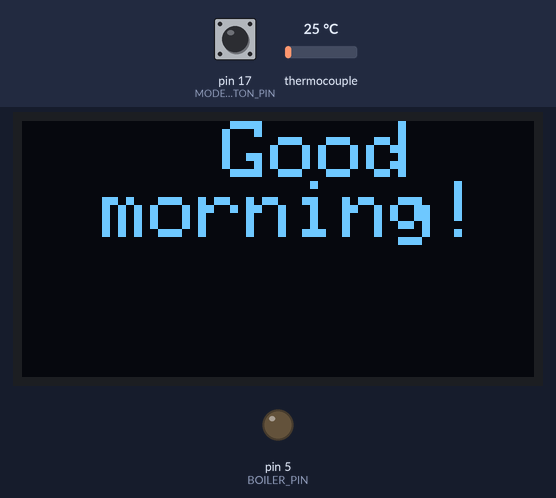
Bench run of a sketch on a simulated Arduino Uno, built with avr-gcc and run on an emulated ATmega328P. On the bench: 128×64 one-colour display, output pins drawn as LEDs (lit = HIGH). The test bench sets the inputs (shaded band); at power-on: thermocouple 25 °C, pin 17 (MODE_BUTTON_PIN) HIGH. Pins used as bus, display or sensor lines are not drawn.

Above: at 0.6 s.
At 2.7 s:
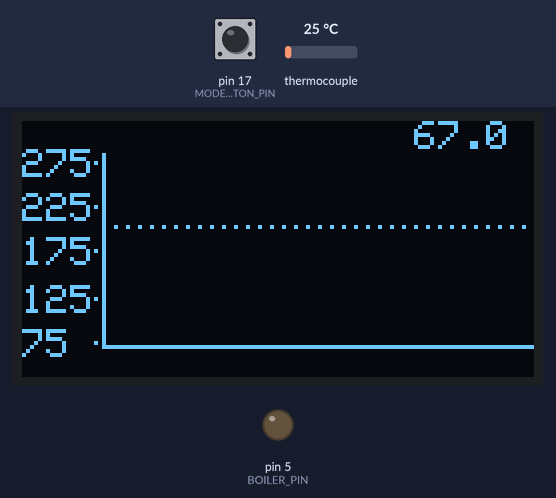
2.8 s: thermocouple set to 75 °C
At 5.71 s:
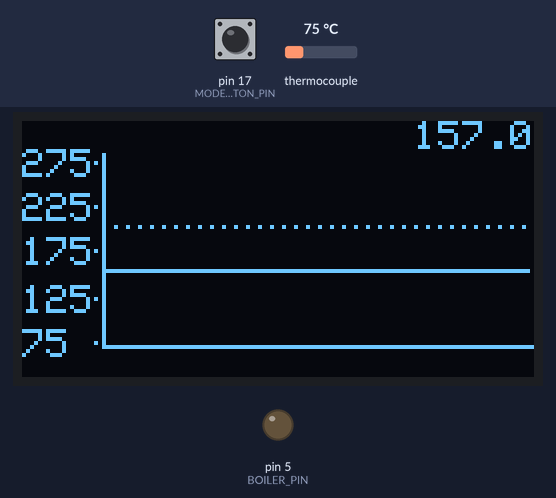
5.8 s: thermocouple set to 6 °C
At 6.08 s:
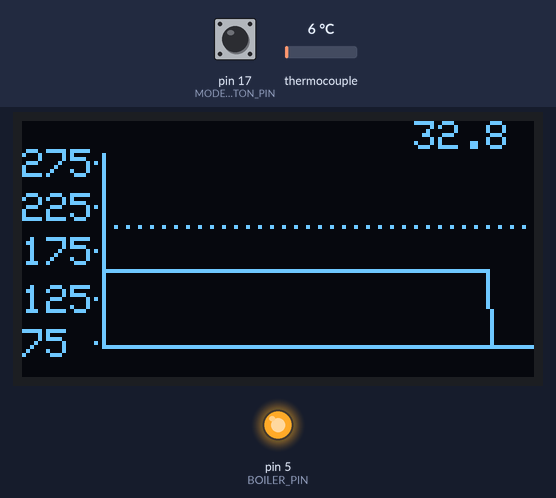
7.7 s: thermocouple set to 150 °C
At 11.2 s:
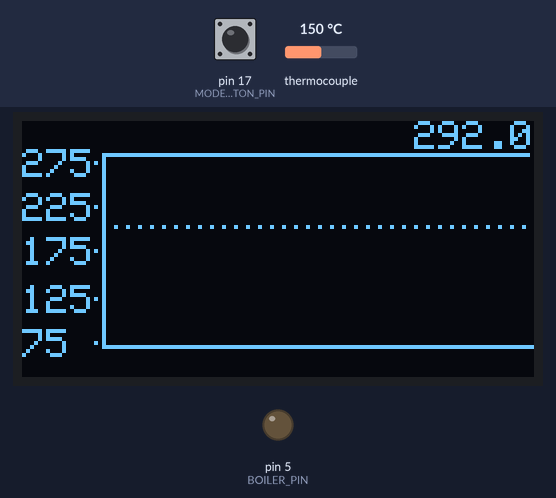
Timing chart, 0 to 12.7 s (numbered marks = the images above; inputs shaded):
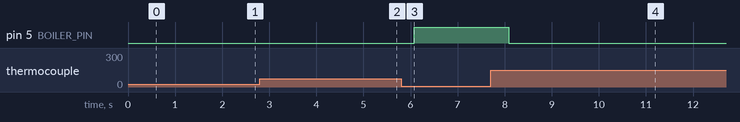

The sketch:

arduino.ino
```cpp
#include <Adafruit_MAX31855.h>

#include <Wire.h>
#include <Adafruit_GFX.h>
#include <Adafruit_SSD1306.h>
#include "Adafruit_MAX31855.h"
#include <PID_v1.h>

#define SCREEN_WIDTH 128 // OLED display width, in pixels
#define SCREEN_HEIGHT 64 // OLED display height, in pixels
#define SCREEN_ADDRESS 0x3C

#define GRAPH_WIDTH 64
float tempHistory[GRAPH_WIDTH];
int historyIndex = 0;

// Some pin definitions
const int CS_PIN = 10;
const int SPI_CLK = 13;
const int SPI_MISO = 12;
const int BOILER_PIN = 5;
const int MODE_BUTTON_PIN = 17;
const int TEMP_DOWN_BUTTON_PIN = 15;
const int TEMP_UP_BUTTON_PIN = 14;

// Values for boiler control/PID system
double BOILER_SETPOINT = 205;
bool BOILER_ON = false;
double CURRENT_TEMP;
double PID_OUTPUT;
double Kp = 38, Ki = 4, Kd = 180;
unsigned long previousTime = 0;
unsigned long cycleTime = 2000; // 2 second PID loop
unsigned long onTime = 0;
unsigned long offTime = 0;

// Actual PID controller object
PID mainPID(&CURRENT_TEMP, &PID_OUTPUT, &BOILER_SETPOINT, Kp, Ki, Kd, DIRECT);

// For debouncing and reading button presses
bool STEAM_ON = false;
bool lastModeButton = HIGH;

// For the 128x64 OLED display
Adafruit_SSD1306 display(SCREEN_WIDTH, SCREEN_HEIGHT, &Wire, -1);
Adafruit_MAX31855 thermocouple(SPI_CLK, CS_PIN, SPI_MISO);

void setup() {
  Serial.begin(9600);

  pinMode(CS_PIN, OUTPUT);
  digitalWrite(CS_PIN, HIGH);   // deselect

  pinMode(BOILER_PIN, OUTPUT);  // SSR switching pin
  mainPID.SetMode(AUTOMATIC);
  mainPID.SetOutputLimits(0, cycleTime);  // Output is on-time in ms
  mainPID.SetSampleTime(1000);

  pinMode(MODE_BUTTON_PIN, INPUT_PULLUP);

  // Wait for display
  delay(500);

  // SSD1306_SWITCHCAPVCC = generate display voltage from 3.3V internally
  if(!display.begin(SSD1306_SWITCHCAPVCC, SCREEN_ADDRESS)) {
    Serial.println(F("SSD1306 allocation failed"));
    for(;;); // Don't proceed, loop forever
  }

  startupText();
  display.display();
  delay(500);
  display.clearDisplay();
}

void loop() {

  bool modeButton = digitalRead(MODE_BUTTON_PIN);

  if (lastModeButton == HIGH && modeButton == LOW) {
    STEAM_ON = !STEAM_ON;

    if (STEAM_ON) {
      BOILER_SETPOINT = 280;
    } else {
      BOILER_SETPOINT = 205;
    }

    // Reset PID state on mode change
    mainPID.SetMode(MANUAL);
    PID_OUTPUT = 0;
    mainPID.SetMode(AUTOMATIC);
  }

  lastModeButton = modeButton;

  CURRENT_TEMP = thermocouple.readFahrenheit() - 10;

  updateGraph(CURRENT_TEMP);
  drawGraph();

  // double error = BOILER_SETPOINT - CURRENT_TEMP;

  mainPID.Compute();

  unsigned long now = millis();

  // If the boiler should be on and cycle time is left
  if (!BOILER_ON && now - previousTime >= cycleTime)
  {
    previousTime = now;

    onTime = PID_OUTPUT;
    BOILER_ON = true;
    digitalWrite(BOILER_PIN, HIGH);
    offTime = now + onTime;

  }

  if(BOILER_ON && millis() >= offTime)
  {
    digitalWrite(BOILER_PIN, LOW);
    BOILER_ON = false;
  }

  //mainDisplay(CURRENT_TEMP, onTime, BOILER_SETPOINT);
}

void startupText()
{
  display.clearDisplay();

  display.setTextSize(2); // Draw 2X-scale text
  display.setTextColor(SSD1306_WHITE);
  display.setCursor(50, 0);
  display.println(F("Good \n"));
  display.setCursor(20, 15);
  display.println(F("morning!"));
  display.display();
  delay(500);

}

void mainDisplay(double temp, unsigned long onTime, double setpoint)
{
  display.clearDisplay();
  display.setTextColor(SSD1306_WHITE);
  display.setCursor(0, 0);
  display.setTextSize(1);
  display.printf("Mode: %s\n", STEAM_ON ? "STEAM" : "BREW");

  display.setTextSize(2); // Draw 2X-scale text

  display.printf("Boiler:\n%.1fF\n", temp);

  display.setTextSize(1);
  display.printf("OnTime: %lums\n", onTime);
  display.printf("Set Point:\n%.1fF\n", setpoint);

  display.display();
}

void updateGraph(float currentTemp) {
  tempHistory[historyIndex] = currentTemp;
  historyIndex = (historyIndex + 1) % GRAPH_WIDTH;
}

void drawGraph() {
  display.clearDisplay();

  // Graph dimensions - leave room for axes and labels
  int graphLeft = 20;
  int graphTop = 8;
  int graphWidth = 108;  // 128 - 20 for left margin
  int graphHeight = 48;  // Leave room at bottom for X axis label
  int graphBottom = graphTop + graphHeight;

  // Temperature range - full scale from room temp to steam
  float minTemp = 70;   // Room temperature
  float maxTemp = 280;  // Above steam temp

  // Draw axes
  display.drawLine(graphLeft, graphTop, graphLeft, graphBottom, SSD1306_WHITE);  // Y axis
  display.drawLine(graphLeft, graphBottom, graphLeft + graphWidth, graphBottom, SSD1306_WHITE);  // X axis

  // Y axis labels (every 50F)
  display.setTextSize(1);
  for (int temp = 75; temp <= 300; temp += 50) {
    int y = map(temp, minTemp, maxTemp, graphBottom, graphTop);
    display.drawPixel(graphLeft - 2, y, SSD1306_WHITE);  // Tick mark
    display.setCursor(0, y - 3);
    display.print(temp);
  }

  // Draw temperature history
  for (int x = 0; x < GRAPH_WIDTH - 1; x++) {
    int idx = (historyIndex + x) % GRAPH_WIDTH;
    int nextIdx = (historyIndex + x + 1) % GRAPH_WIDTH;

    // Skip if no data yet
    if (tempHistory[idx] < 1) continue;

    // Map temperature to Y coordinate (inverted - high temp at top)
    int y1 = map(constrain(tempHistory[idx], minTemp, maxTemp), minTemp, maxTemp, graphBottom, graphTop);
    int y2 = map(constrain(tempHistory[nextIdx], minTemp, maxTemp), minTemp, maxTemp, graphBottom, graphTop);

    // Scale X to fit in graph area
    int screenX1 = graphLeft + (x * graphWidth) / GRAPH_WIDTH;
    int screenX2 = graphLeft + ((x + 1) * graphWidth) / GRAPH_WIDTH;

    display.drawLine(screenX1, y1, screenX2, y2, SSD1306_WHITE);
  }

  // Draw setpoint line (dashed)
  int setpointY = map(205, minTemp, maxTemp, graphBottom, graphTop);  // Your brew setpoint
  for (int x = graphLeft; x < graphLeft + graphWidth; x += 3) {
    display.drawPixel(x, setpointY, SSD1306_WHITE);
  }

  // Current temp in corner
  display.setCursor(graphLeft + graphWidth - 30, 0);
  display.print(tempHistory[(historyIndex - 1 + GRAPH_WIDTH) % GRAPH_WIDTH], 1);

  display.display();
}
```

Measured:
- after the input at 2.8 s, pin 5 (BOILER_PIN): stays LOW (without the input it goes to HIGH after 1.2 s); the display: first changes at once (image 2 shows a later state)
- after the input at 5.8 s, the display: first changes after 0.05 s (image 3 shows a later state)
- after the input at 7.7 s, pin 5 (BOILER_PIN): goes on until 8.1 s, then stays LOW
- what the display in image 0 shows lasts 1.0 s, from 0.6 s to 1.6 s
